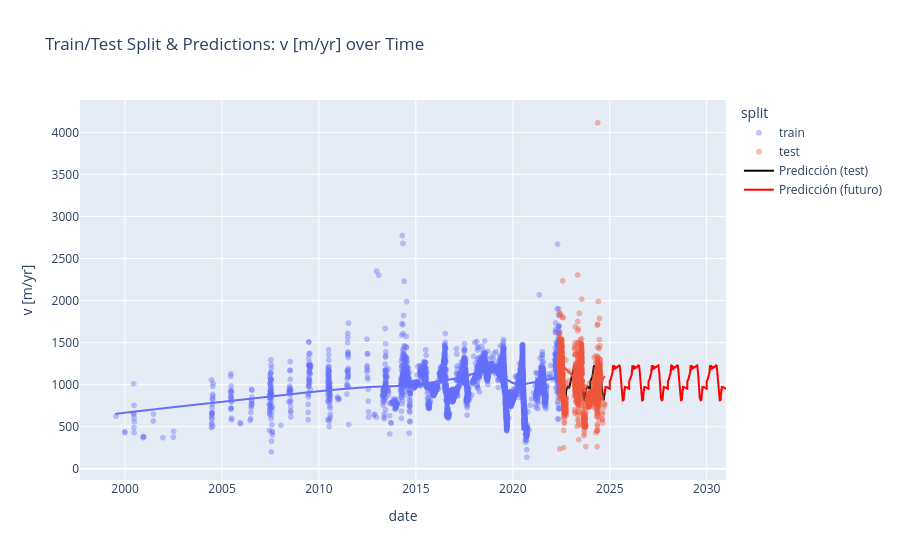

Source (notebook cell):
### Code cell
# Plot predictions

# Crear DataFrame para las predicciones
pred_df = pd.DataFrame({
    'date': X_test,
    'v_pred [m/yr]': y_pred
})

# Graficar puntos reales y predicciones
fig = px.scatter(
    plot_df,
    x='date',
    y='v [m/yr]',
    color='split',
    title='Train/Test Split & Predictions: v [m/yr] over Time',
    opacity=0.4,
    trendline='lowess',
)

# Agregar las predicciones como línea
fig.add_scatter(
    x=pred_df['date'],
    y=pred_df['v_pred [m/yr]'],
    mode='lines',
    name='Predicción (test)',
    line=dict(color='black', width=2),
)

# Agregar las predicciones futuras
fig.add_scatter(
    x=future_dates['mid_date'],
    y=future_predictions,
    mode='lines',
    name='Predicción (futuro)',
    line=dict(color='red', width=2),
)

fig.show()

### Figure 1 — Plotly figure (JSON) as saved in the notebook; plotly's stock layout.template omitted (floating-point values rounded to 4 significant figures; data arrays with more than 128 entries replaced by an {"elided": "..."} marker saying what was removed)
{"data": [{"hovertemplate": "split=train<br>date=%{x}<br>v [m/yr]=%{y}<extra></extra>", "legendgroup": "train", "marker": {"color": "#636efa", "opacity": 0.4, "symbol": "circle"}, "mode": "markers", "name": "train", "showlegend": true, "type": "scattergl", "x": {"elided": "10557 str values"}, "xaxis": "x", "y": {"elided": "10557 int values"}, "yaxis": "y"}, {"hovertemplate": "<b>LOWESS trendline</b><br><br>split=train<br>date=%{x}<br>v [m/yr]=%{y} <b>(trend)</b><extra></extra>", "legendgroup": "train", "marker": {"color": "#636efa", "symbol": "circle"}, "mode": "lines", "name": "train", "showlegend": false, "type": "scattergl", "x": {"elided": "10557 str values"}, "xaxis": "x", "y": {"elided": "10557 float values"}, "yaxis": "y"}, {"hovertemplate": "split=test<br>date=%{x}<br>v [m/yr]=%{y}<extra></extra>", "legendgroup": "test", "marker": {"color": "#EF553B", "opacity": 0.4, "symbol": "circle"}, "mode": "markers", "name": "test", "showlegend": true, "type": "scattergl", "x": {"elided": "4525 str values"}, "xaxis": "x", "y": {"elided": "4525 int values"}, "yaxis": "y"}, {"hovertemplate": "<b>LOWESS trendline</b><br><br>split=test<br>date=%{x}<br>v [m/yr]=%{y} <b>(trend)</b><extra></extra>", "legendgroup": "test", "marker": {"color": "#EF553B", "symbol": "circle"}, "mode": "lines", "name": "test", "showlegend": false, "type": "scattergl", "x": {"elided": "4525 str values"}, "xaxis": "x", "y": {"elided": "4525 float values"}, "yaxis": "y"}, {"line": {"color": "black", "width": 2}, "mode": "lines", "name": "Predicción (test)", "type": "scatter", "x": {"elided": "4525 str values"}, "y": {"elided": "4525 float values"}}, {"line": {"color": "red", "width": 2}, "mode": "lines", "name": "Predicción (futuro)", "type": "scatter", "x": {"elided": "2288 str values"}, "y": {"elided": "2288 float values"}}], "layout": {"legend": {"title": {"text": "split"}, "tracegroupgap": 0}, "title": {"text": "Train/Test Split & Predictions: v [m/yr] over Time"}, "xaxis": {"anchor": "y", "domain": [0, 1], "title": {"text": "date"}}, "yaxis": {"anchor": "x", "domain": [0, 1], "title": {"text": "v [m/yr]"}}}}
